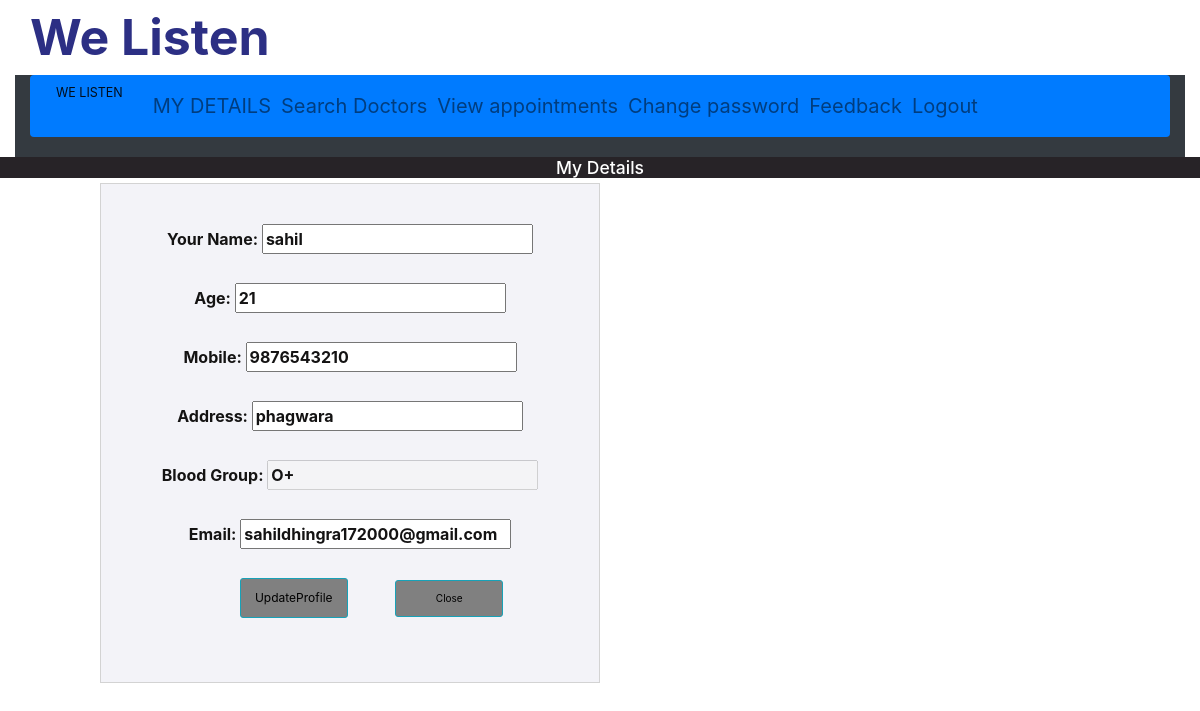
/patient/myDetails.php (signed in), run on the app's committed database.
### tables this page shows
CREATE TABLE `patient` (
  `id` int(11) NOT NULL,
  `name` varchar(22) NOT NULL,
  `age` varchar(22) NOT NULL,
  `contact` varchar(22) NOT NULL,
  `address` varchar(22) NOT NULL,
  `bgroup` varchar(22) NOT NULL,
  `email` varchar(111) NOT NULL,
  `password` varchar(22) NOT NULL
);

### patient/myDetails.php (the view, shortened to what this page needs)
<?php include('header.php'); ?>
<?php include('uptomenu.php'); ?>
				<?php
							include('../config.php');
							$sql="SELECT * FROM patient where email='" . $_SESSION["email"] . "'";
							$q=mysqli_query($conn,$sql);
							$data=mysqli_fetch_array($q);
							$name=$data[1];
							$age=$data[2];
							$contact=$data[3];
							$address=$data[4];
							$bgroup=$data[5];
							$email=$data[6];
				?>
<div class="login" style="background-color:#fff;">
		<h3 class="text-center" style="background-color:#272327;color: #fff;">My Details</h3>
			<div class="formstyle" style=" height:500px; width:500px; float: right;padding-top:40px;border: 1px solid lightgrey;margin-right:600px; margin-bottom:30px;background-color:#f3f3f8;color:#141313;">
				<form action="" method="post" class="text-center form-group" style="font-size:16px;">
					<label>
						Your Name: <input type="text" name="name" value="<?php echo $name; ?>" placeholder="Full name" required>
					</label><br><br>
					<label>
						Age: <input type="number" name="age"  value="<?php echo $age; ?>" placeholder="age" required="required" pattern="[0-9]{2,2}" title="please enter only  numbers between 2 to 2 for age"/>
					</label><br><br>
					<label>
						Mobile: <input type="text" name="contact" value="<?php echo $contact; ?>" placeholder="contact no" required="required" pattern="[0-9]{10,11}" title="please enter only numbers between 10 to 11 for mobile no."/>
					</label><br><br>
 					<label>
						Address: <input type="text" name="address" value="<?php echo $address; ?>" placeholder="address" required>
					</label><br><br>
					<label>
						Blood Group: <input type="email" name="email" value="<?php echo $bgroup; ?>" placeholder="email" disabled>
					</label><br><br>
					<label>
						Email: <input type="email" name="email" value="<?php echo $email; ?>" placeholder="email" required>
					</label><br><br>
	<button name="submit" type="submit" style="margin-left:43px;width:108px;border-radius: 3px; border: 4px thin black; background-color: grey; color:black; padding:10px; font-size:12px; " class="btn btn-info">UpdateProfile</button>
				 <a  class="btn btn-info" href="logout.php" style="margin-left:43px;width:108px;border-radius: 3px; border: 4px thin black; background-color: grey; color:black; padding:10px;">Close</a>
				</form> <br>
				<br></div>
</div>
<br><br><br>
</body>
</html>

### data on the page
patient: name "sahil", age "21", contact "9876543210", address "phagwara", email "O+", email "sahildhingra172000@gmail.com"
